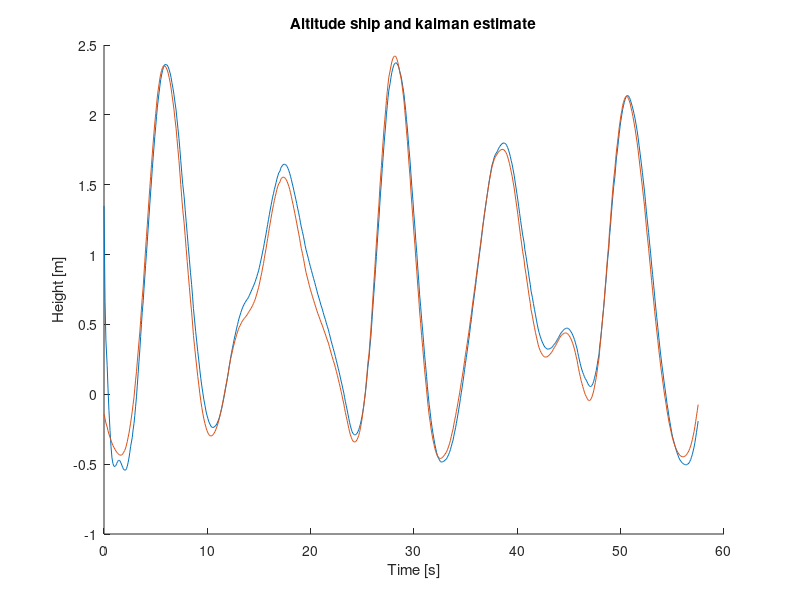

MATLAB code for this plot:
clear; clc; format compact;
%v_pos_dist = importdata("log_v_pos_dist.txt");
%v_vel_dist = importdata("log_v_vel_dist.txt");
%v_vel_dist_lp = importdata("log_v_vel_dist_lp.txt");
%v_pos_dist = importdata("log_v_pos_dist_3_wave.txt");
%v_vel_dist = importdata("log_v_vel_dist_3_wave.txt");
%v_vel_dist_lp = importdata("log_v_vel_dist_lp_3_wave.txt");
% v_vel_aruco = importdata("log_v_vel_aruco_3_wave.txt");
%v_land = importdata("log_v_very_good_landing_5_predict.txt");
% v_pitch = importdata("log_pitch.txt");
% v_dist = importdata("log_dist.txt");
% v_roll = importdata("log_roll.txt");
% dist_test = importdata("dist_test_no_movement.txt");
% xy_cor = importdata("xy_cor_pic.txt");
% dist_motion = importdata("dist_motion_delay.txt");
% dist_motion = importdata("dist_motion_no_delay.txt");
% ori_motion = importdata("ori_motion.txt");
% combi = importdata("combi.txt");
% kalman_no_movement = importdata("kalman_no_movement.txt");
% kalman_no_movement_gt = importdata("kalman_no_movement_gt.txt");
% kalman_no_movement_predict = importdata("kalman_no_movement_predict.txt")
% kalman_no_movement_predict_gt = importdata("kalman_no_movement_predict_gt.txt")
% kalman_movement = importdata("kalman_movement.txt");
% kalman_movement_gt = importdata("kalman_movement_gt.txt");
% kalman_movement_6_predict = importdata("kalman_movement_6_predict.txt");
% kalman_movement_6_predict_gt = importdata("kalman_movement_6_predict_gt.txt");
% kalman_movement_6_predict = importdata("kalman_movement_7_predict.txt");
% kalman_movement_6_predict_gt = importdata("kalman_movement_7_predict_gt.txt");
% kalman_movement_6_predict = importdata("kalman_movement_8_predict.txt");
% kalman_movement_6_predict_gt = importdata("kalman_movement_8_predict_gt.txt");
kalman_sim_gt = importdata("log_v.txt")
kalman_sim = importdata("log_x.txt")
% 
% kalman_no_movement(1:30,:) = [];
% kalman_no_movement(430:912,:) = [];
% kalman_no_movement_gt(1:30,:) = [];
% kalman_no_movement_gt(430:908,:) = [];
% kalman_no_movement_predict(1:30,:) = []
% kalman_no_movement_predict(700:1448,:) = []
% kalman_no_movement_predict_gt(1:30,:) = []
% kalman_no_movement_predict_gt(700:1380,:) = []
% kalman_movement(1:30,:) = [];
% kalman_movement(1000:1591,:) = [];
% kalman_movement_gt(1:30,:) = [];
% kalman_movement_gt(1000:1596,:) = [];
% kalman_movement_6_predict(1:30,:) = [];
% kalman_movement_6_predict(1000:1532,:) = [];
% kalman_movement_6_predict_gt(1:30,:) = [];
% kalman_movement_6_predict_gt(1000:1592,:) = [];

% kalman_movement_6_predict(1:30,:) = [];
% kalman_movement_6_predict(1000:1401,:) = [];
% kalman_movement_6_predict_gt(1:30,:) = [];
% kalman_movement_6_predict_gt(1000:1377,:) = [];

% kalman_movement_6_predict(1:30,:) = [];
% kalman_movement_6_predict(500:921,:) = [];
% kalman_movement_6_predict_gt(1:30,:) = [];
% kalman_movement_6_predict_gt(500:833,:) = [];

%v(1,:) = [];
% dist_test(1:50,:)=[]
% ori_motion(800:1300,:)=[]
% combi(1000:1408,:)=[]
kalman_sim(647:703,:) = []

% figure(1)
% subplot(2,3,1)
% plot(x(:,1)-5)
% hold on;
% plot(x(:,3))
% title('altitude drone')
% subplot(2,3,2)
% plot(x(:,2))
% title('velocity drone')
% subplot(2,3,3)
% plot(x(:,3))
% title('altitude ship')
% subplot(2,3,4)
% plot(x(:,4))
% title('velocity ship')
% subplot(2,3,5)
% plot(x(:,5))
% title('acceleration ship')
% figure(1)
% hold on;
% plot(v_pitch(:,5), v_pitch(:,1)) %Roll gt
% plot(v_pitch(:,5), v_pitch(:,3)-pi) %Roll est
% 
% figure(2)
% hold on;
% 
% 
% plot(v_pitch(:,5), v_pitch(:,2)) %Pitch gt
% plot(v_pitch(:,5), -v_pitch(:,4)- v_pitch(:,7)-0.013) %Pitch est
% %plot(v_pitch(:,5), v_pitch(:,8)/20) %Ship alt
% ylabel({'Angle [Radians]'});
% xlabel({'Time [s]'});
% title({'Pitch estimation with ground truth'});

%FFT
% Y = fft(v_pitch(:,4));
% L = 752;
% Fs = 12
% P2 = abs(Y/L);
% P1 = P2(1:L/2+1);
% P1(2:end-1) = 2*P1(2:end-1);
% figure (11)
% f = Fs*(0:(L/2))/L;
% plot(f,P1) 
% title('Single-Sided Amplitude Spectrum of X(t)')
% xlabel('f (Hz)')
% ylabel('|P1(f)|')


% figure(3)
% plot(v_vel_dist(:,1))
% hold on;
% plot(v_vel_dist(:,2)-1.4)

% figure(4)
% plot(v_pos_dist(:,3)-5)
% hold on;
% plot(v_vel_dist(:,3)-5)
% plot(v_vel_dist_lp(:,3)-5)
% xlim([0 800])
% legend('dist pos cont', 'dist vel cont', 'dist vel cont lp')
% 
% figure(5)
% plot(v_vel_aruco(:,3)-5)
% hold on;
% plot(v_vel_aruco(:,4)-5)
% plot(v_vel_aruco(:,4)-v_vel_aruco(:,3))
% xlim([0 800])
% legend('dist aruco', 'dist ground truth', 'dist diff')
% figure(6)
% plot(v_vel_aruco(:,1))
% hold on;
% plot(v_vel_aruco(:,2)-1.4)
% legend('drone pos', 'ship pos')

% figure(7)
% plot(v_vel(:,4), v_vel(:,1)-1.12-(4-1.12))
% hold on
% plot(v_vel(:,4), v_vel(:,2))

% figure(8)
% plot(v_land(:,1))
% hold on;
% plot(v_land(:,2)-6)
% legend('drone pos', 'ship pos')

% figure(9)
% plot(v_dist(:,4), v_dist(:,2))
% hold on;
% plot(v_dist(:,4), v_dist(:,3))
% ylabel({'Distance [m]'});
% xlabel({'Time [s]'});
% title({'Measurement of distance between ship and drone using aruco marker'});
% 
% avg_error = mean(abs(v_dist(:,2)-v_dist(:,3)))
% std_error = std(v_dist(:,2)-v_dist(:,3))

% figure(10)
% hold on;
% plot(v_roll(:,4),v_roll(:,1)-0.3)
% plot(v_roll(:,4), v_roll(:,2)-pi) %Roll est
% 
% max_error = max(abs(v_roll(:,2)-pi+0.3))

% figure(11)
% hold on;
% plot(dist_test(:,3), dist_test(:,1)+0.21) %Distance aruco marker
% plot(dist_test(:,3), dist_test(:,2)) %Drones own position
% 
% figure (12)
% hold on;
% plot(xy_cor(:,3)-xy_cor(1,3), xy_cor(:,1)) %X_cor from aruco
% plot(xy_cor(:,3)-xy_cor(1,3), xy_cor(:,2)) %y_cor from aruco
% plot(xy_cor(:,3)-xy_cor(1,3), xy_cor(:,4)) %x_pos drone
% plot(xy_cor(:,3)-xy_cor(1,3), xy_cor(:,5)) %y_pos drone

% figure(13)
% hold on;
% plot(dist_motion(:,3)-dist_motion(1,3), dist_motion(:,1)+0.21) %Distance aruco marker
% plot(dist_motion(:,3)-dist_motion(1,3), dist_motion(:,2)-dist_motion(:,4)) %Ground truth

% for i=1:length(ori_motion)
%     if ori_motion(i,1) < 0
%         ori_motion(i,1)=ori_motion(i,1)+2*pi;
%     end
% end
% 
% figure(14)
% hold on;
% plot(ori_motion(:,3)-ori_motion(1,3), ori_motion(:,2)) %pitch est
% plot(ori_motion(:,3)-ori_motion(1,3), ori_motion(:,1)-3.1) %Roll est
% plot(ori_motion(:,3)-ori_motion(1,3), ori_motion(:,5)) %Roll gt
% plot(ori_motion(:,3)-ori_motion(1,3), ori_motion(:,4)) %pitch gt
% 
% for i=1:length(combi)
%     if combi(i,1) < 0
%         combi(i,1)=combi(i,1)+2*pi;
%     end
% end
% 
% figure(14)
% hold on;
% % plot(combi(:,3)-combi(1,3), combi(:,2)) %pitch est
% plot(combi(:,3)-combi(1,3), combi(:,1)-3.1) %Roll est
% plot(combi(:,3)-combi(1,3), combi(:,5)) %Roll gt
% % plot(combi(:,3)-combi(1,3), combi(:,4)) %pitch gt

% figure(15)
% hold on;
% plot(combi(:,3)-combi(1,3), combi(:,6))
% plot(combi(:,3)-combi(1,3), combi(:,7)-combi(:,8)-0.21)
% 
% error = abs((combi(:,7)-combi(:,8)-0.21)-combi(:,6))
% mean(error)
% max(error)
% std(error)

% figure(16)
% subplot(2,3,1)
% %plot(kalman_no_movement(:,3)-kalman_no_movemet(1,3), kalman_no_movement(:,1))
% hold on;
% plot(kalman_no_movement(:,3)-kalman_no_movement(1,3), kalman_no_movement(:,1))
% title('altitude drone')
% subplot(2,3,2)
% plot(kalman_no_movement(:,3)-kalman_no_movement(1,3), kalman_no_movement(:,2))
% title('velocity drone')
% subplot(2,3,3)
% hold on;
% plot(kalman_no_movement(:,3)-kalman_no_movement(1,3), kalman_no_movement(:,4)-0.21)
% plot(kalman_no_movement_gt(:,3)-kalman_no_movement_gt(1,3), kalman_no_movement_gt(:,4))
% title('altitude ship')
% subplot(2,3,4)
% plot(kalman_no_movement(:,3)-kalman_no_movement(1,3), kalman_no_movement(:,5))
% title('velocity ship')
% subplot(2,3,5)
% plot(kalman_no_movement(:,3)-kalman_no_movement(1,3), kalman_no_movement(:,6))
% title('acceleration ship')


% figure(17)
% subplot(2,3,1)
% hold on;
% plot(kalman_no_movement_predict(:,3)-kalman_no_movement_predict(1,3), kalman_no_movement_predict(:,1))
% title('altitude drone')
% subplot(2,3,2)
% plot(kalman_no_movement_predict(:,3)-kalman_no_movement_predict(1,3), kalman_no_movement_predict(:,2))
% title('velocity drone')
% subplot(2,3,3)
% hold on;
% plot(kalman_no_movement_predict(:,3)-kalman_no_movement_predict(1,3), kalman_no_movement_predict(:,4)-0.21)
% plot(kalman_no_movement_predict_gt(:,3)-kalman_no_movement_predict_gt(1,3), kalman_no_movement_predict_gt(:,4))
% title('altitude ship')
% subplot(2,3,4)
% plot(kalman_no_movement_predict(:,3)-kalman_no_movement_predict(1,3), kalman_no_movement_predict(:,5))
% title('velocity ship')
% subplot(2,3,5)
% plot(kalman_no_movement_predict(:,3)-kalman_no_movement_predict(1,3), kalman_no_movement_predict(:,6))
% title('acceleration ship')

% figure(18)
% subplot(2,1,1)
% hold on;
% plot(kalman_movement(:,3)-kalman_movement(1,3), kalman_movement_gt(:,2))
% plot(kalman_movement_gt(:,3)-kalman_movement_gt(1,3), kalman_movement_gt(:,4)+1+0.21)
% title('Altitude drone and motion table with correction')
% ylabel({'Height [m]'});
% xlabel({'Time [s]'});
% % subplot(2,1,2)
% % plot(kalman_movement(:,3)-kalman_movement(1,3), kalman_movement(:,2))
% % title('velocity drone')
% subplot(2,1,2)
% hold on;
% plot(kalman_movement(:,3)-kalman_movement(1,3), kalman_movement(:,4))
% plot(kalman_movement_gt(:,3)-kalman_movement_gt(1,3), kalman_movement_gt(:,4)+0.21)
% title('Altitude ship and kalman estimate')
% ylabel({'Height [m]'});
% xlabel({'Time [s]'});
% subplot(2,1,4)
% plot(kalman_movement(:,3)-kalman_movement(1,3), kalman_movement(:,5))
% title('velocity ship')
% subplot(2,1,5)
% plot(kalman_movement(:,3)-kalman_movement(1,3), kalman_movement(:,6))
% title('acceleration ship')

% figure(19)
% subplot(2,1,1)
% hold on;
% plot(kalman_movement_6_predict(:,3)-kalman_movement_6_predict(1,3), kalman_movement_6_predict_gt(:,2))
% plot(kalman_movement_6_predict_gt(:,3)-kalman_movement_6_predict_gt(1,3), kalman_movement_6_predict_gt(:,4)+1+0.21)
% title('Altitude drone and motion table with correction')
% ylabel({'Height [m]'});
% xlabel({'Time [s]'});
% %subplot(2,3,2)
% %plot(kalman_movement_6_predict(:,3)-kalman_movement_6_predict(1,3), kalman_movement_6_predict(:,2))
% %title('velocity drone')
% subplot(2,1,2)
% hold on;
% plot(kalman_movement_6_predict(:,3)-kalman_movement_6_predict(1,3), kalman_movement_6_predict(:,4))
% plot(kalman_movement_6_predict_gt(:,3)-kalman_movement_6_predict_gt(1,3), kalman_movement_6_predict_gt(:,4) + 0.21)
% title('Altitude ship and kalman estimate')
% ylabel({'Height [m]'});
% xlabel({'Time [s]'});
% 
% subplot(2,3,4)
% plot(kalman_movement_6_predict(:,3)-kalman_movement_6_predict(1,3), kalman_movement_6_predict(:,5))
% title('velocity ship')
% subplot(2,3,5)
% plot(kalman_movement_6_predict(:,3)-kalman_movement_6_predict(1,3), kalman_movement_6_predict(:,6))
% title('acceleration ship')

figure(20)
%subplot(3,1,1)
% hold on;
% plot(kalman_sim(:,3)-kalman_sim(1,3), kalman_sim_gt(:,2))
% plot(kalman_sim_gt(:,3)-kalman_sim_gt(1,3), kalman_sim_gt(:,4)-0.8)
% title('Altitude drone and altitude ship')
% ylabel({'Height [m]'});
% xlabel({'Time [s]'});
%subplot(3,1,3)
% plot(kalman_sim(:,3)-kalman_sim(1,3), kalman_sim(:,2))
% title('velocity drone')
% xlabel({'Time [s]'});
% ylabel({'Velocity [m/s]'});
% %subplot(3,1,2)
hold on;
plot(kalman_sim(:,3)-kalman_sim(1,3), kalman_sim(:,4)+6.7)
plot(kalman_sim_gt(:,3)-kalman_sim_gt(1,3), kalman_sim_gt(:,4) )
title('Altitude ship and kalman estimate')
ylabel({'Height [m]'});
xlabel({'Time [s]'});
% 
% subplot(2,3,4)
% plot(kalman_movement_6_predict(:,3)-kalman_movement_6_predict(1,3), kalman_movement_6_predict(:,5))
% title('velocity ship')
% subplot(2,3,5)
% plot(kalman_movement_6_predict(:,3)-kalman_movement_6_predict(1,3), kalman_movement_6_predict(:,6))
% title('acceleration ship')
